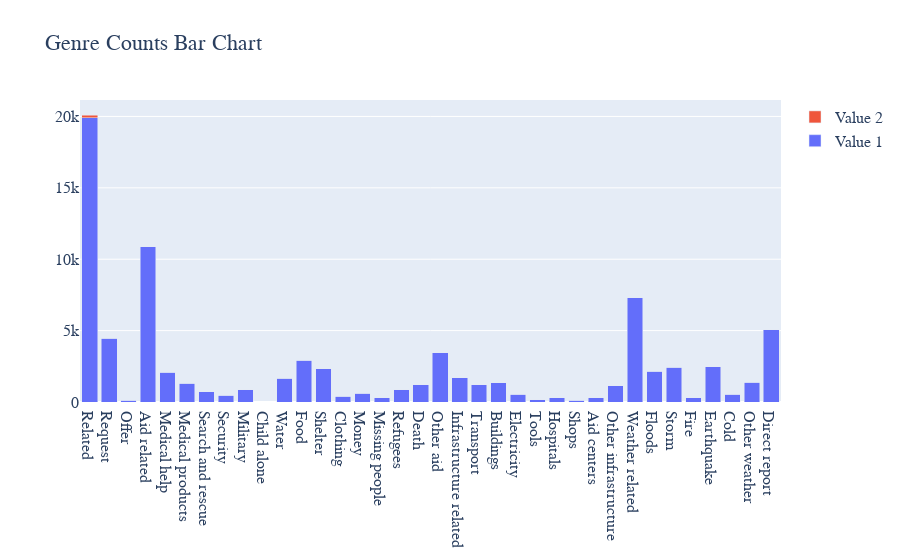

Write notebook code for a chart like this one.
### Code cell
go.Figure(data, layout)

### Figure 1 — Plotly figure (JSON) as saved in the notebook; plotly's stock layout.template omitted (floating-point values rounded to 4 significant figures)
{"data": [{"name": "Value 1", "type": "bar", "x": ["Related", "Request", "Offer", "Aid related", "Medical help", "Medical products", "Search and rescue", "Security", "Military", "Child alone", "Water", "Food", "Shelter", "Clothing", "Money", "Missing people", "Refugees", "Death", "Other aid", "Infrastructure related", "Transport", "Buildings", "Electricity", "Tools", "Hospitals", "Shops", "Aid centers", "Other infrastructure", "Weather related", "Floods", "Storm", "Fire", "Earthquake", "Cold", "Other weather", "Direct report", "Related", "Request", "Offer", "Aid related", "Medical help", "Medical products", "Search and rescue", "Security", "Military", "Child alone", "Water", "Food", "Shelter", "Clothing", "Money", "Missing people", "Refugees", "Death", "Other aid", "Infrastructure related", "Transport", "Buildings", "Electricity", "Tools", "Hospitals", "Shops", "Aid centers", "Other infrastructure", "Weather related", "Floods", "Storm", "Fire", "Earthquake", "Cold", "Other weather", "Direct report"], "y": [19906, 4474, 118, 10860, 2084, 1313, 724, 471, 860, 0, 1672, 2923, 2314, 405, 604, 298, 875, 1194, 3446, 1705, 1201, 1333, 532, 159, 283, 120, 309, 1151, 7297, 2155, 2443, 282, 2455, 530, 1376, 5075]}, {"name": "Value 2", "type": "bar", "x": ["Related", "Request", "Offer", "Aid related", "Medical help", "Medical products", "Search and rescue", "Security", "Military", "Child alone", "Water", "Food", "Shelter", "Clothing", "Money", "Missing people", "Refugees", "Death", "Other aid", "Infrastructure related", "Transport", "Buildings", "Electricity", "Tools", "Hospitals", "Shops", "Aid centers", "Other infrastructure", "Weather related", "Floods", "Storm", "Fire", "Earthquake", "Cold", "Other weather", "Direct report", "Related", "Request", "Offer", "Aid related", "Medical help", "Medical products", "Search and rescue", "Security", "Military", "Child alone", "Water", "Food", "Shelter", "Clothing", "Money", "Missing people", "Refugees", "Death", "Other aid", "Infrastructure related", "Transport", "Buildings", "Electricity", "Tools", "Hospitals", "Shops", "Aid centers", "Other infrastructure", "Weather related", "Floods", "Storm", "Fire", "Earthquake", "Cold", "Other weather", "Direct report"], "y": [188, 0, 0, 0, 0, 0, 0, 0, 0, 0, 0, 0, 0, 0, 0, 0, 0, 0, 0, 0, 0, 0, 0, 0, 0, 0, 0, 0, 0, 0, 0, 0, 0, 0, 0, 0]}], "layout": {"autosize": true, "barmode": "stack", "font": {"family": "Times New Roman", "size": 16}, "title": {"text": "Genre Counts Bar Chart"}, "xaxis": {"autorange": true, "range": [-0.5, 35.5], "type": "category"}, "yaxis": {"autorange": true, "range": [0, 21150.0], "type": "linear"}}}
